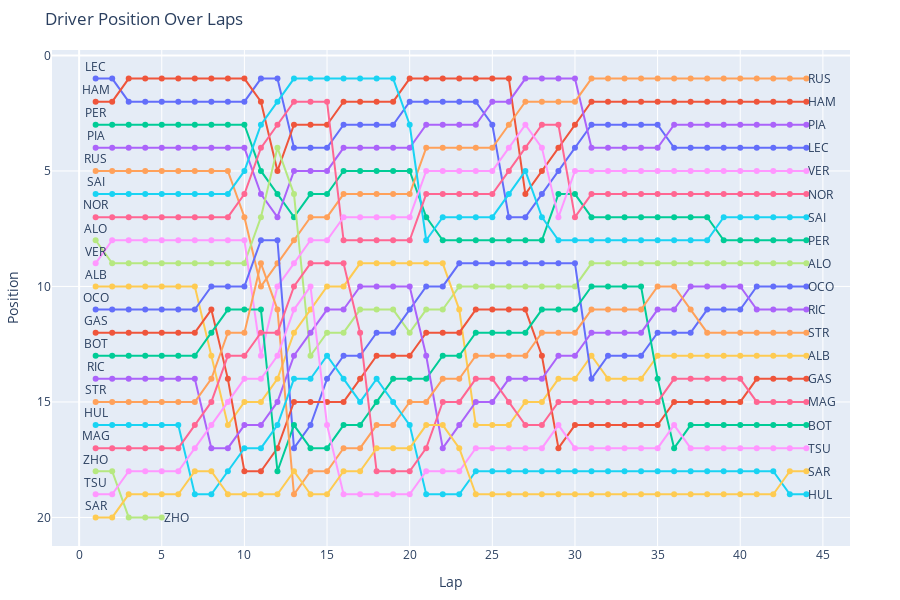

Write notebook code for a chart like this one.
### Code cell
import plotly.graph_objs as go
import pandas as pd

# Exemplo de DataFrame, substitua com o seu DataFrame
# df = pd.read_csv('seu_arquivo.csv')

# Lista para armazenar as traces de cada piloto
traces = []

# Iterando sobre cada piloto para criar as linhas do gráfico
for code in dfUltCorrida['code'].unique():
    piloto_data = dfUltCorrida[dfUltCorrida['code'] == code]
    
    # Criando a linha do piloto
    trace = go.Scatter(
        x=piloto_data['lap'],
        y=piloto_data['position'],
        mode='lines+markers+text',
        name=code,
        text=[code if i == 0 else '' for i in range(len(piloto_data))],  # Rótulo no início
        textposition='top center',
        textfont=dict(size=12),
        hoverinfo='x+y+text'
    )
    traces.append(trace)

# Configurações do layout
layout = go.Layout(
    title='Driver Position Over Laps',
    xaxis=dict(title='Lap'),
    yaxis=dict(title='Position', autorange='reversed'),  # Inverter eixo Y
    showlegend=False,  # Ocultar legenda
    height=600,  # Aumentar o tamanho do gráfico
    width=900,
    margin=dict(l=50, r=50, t=50, b=50),
)

# Criando a figura
fig = go.Figure(data=traces, layout=layout)

# Adicionando rótulos no lado direito
for code in dfUltCorrida['code'].unique():
    piloto_data = dfUltCorrida[dfUltCorrida['code'] == code]
    fig.add_annotation(
        x=piloto_data['lap'].iloc[-1],
        y=piloto_data['position'].iloc[-1],
        text=code,
        showarrow=False,
        xanchor='left',
        yanchor='middle',
        font=dict(size=12),
    )

# Exibindo o gráfico
fig.show()

### Figure 1 — Plotly figure (JSON) as saved in the notebook; plotly's stock layout.template omitted (floating-point values rounded to 4 significant figures)
{"data": [{"hoverinfo": "x+y+text", "mode": "lines+markers+text", "name": "LEC", "text": ["LEC", "", "", "", "", "", "", "", "", "", "", "", "", "", "", "", "", "", "", "", "", "", "", "", "", "", "", "", "", "", "", "", "", "", "", "", "", "", "", "", "", "", "", ""], "textfont": {"size": 12}, "textposition": "top center", "type": "scatter", "x": [1, 2, 3, 4, 5, 6, 7, 8, 9, 10, 11, 12, 13, 14, 15, 16, 17, 18, 19, 20, 21, 22, 23, 24, 25, 26, 27, 28, 29, 30, 31, 32, 33, 34, 35, 36, 37, 38, 39, 40, 41, 42, 43, 44], "y": [1, 1, 2, 2, 2, 2, 2, 2, 2, 2, 1, 1, 4, 4, 4, 3, 3, 3, 3, 2, 2, 2, 2, 2, 3, 7, 7, 6, 5, 4, 3, 3, 3, 3, 3, 4, 4, 4, 4, 4, 4, 4, 4, 4]}, {"hoverinfo": "x+y+text", "mode": "lines+markers+text", "name": "HAM", "text": ["HAM", "", "", "", "", "", "", "", "", "", "", "", "", "", "", "", "", "", "", "", "", "", "", "", "", "", "", "", "", "", "", "", "", "", "", "", "", "", "", "", "", "", "", ""], "textfont": {"size": 12}, "textposition": "top center", "type": "scatter", "x": [1, 2, 3, 4, 5, 6, 7, 8, 9, 10, 11, 12, 13, 14, 15, 16, 17, 18, 19, 20, 21, 22, 23, 24, 25, 26, 27, 28, 29, 30, 31, 32, 33, 34, 35, 36, 37, 38, 39, 40, 41, 42, 43, 44], "y": [2, 2, 1, 1, 1, 1, 1, 1, 1, 1, 2, 5, 3, 3, 3, 2, 2, 2, 2, 1, 1, 1, 1, 1, 1, 1, 6, 5, 4, 3, 2, 2, 2, 2, 2, 2, 2, 2, 2, 2, 2, 2, 2, 2]}, {"hoverinfo": "x+y+text", "mode": "lines+markers+text", "name": "PER", "text": ["PER", "", "", "", "", "", "", "", "", "", "", "", "", "", "", "", "", "", "", "", "", "", "", "", "", "", "", "", "", "", "", "", "", "", "", "", "", "", "", "", "", "", "", ""], "textfont": {"size": 12}, "textposition": "top center", "type": "scatter", "x": [1, 2, 3, 4, 5, 6, 7, 8, 9, 10, 11, 12, 13, 14, 15, 16, 17, 18, 19, 20, 21, 22, 23, 24, 25, 26, 27, 28, 29, 30, 31, 32, 33, 34, 35, 36, 37, 38, 39, 40, 41, 42, 43, 44], "y": [3, 3, 3, 3, 3, 3, 3, 3, 3, 3, 5, 6, 7, 6, 6, 5, 5, 5, 5, 5, 7, 8, 8, 8, 8, 8, 8, 8, 6, 6, 7, 7, 7, 7, 7, 7, 7, 7, 8, 8, 8, 8, 8, 8]}, {"hoverinfo": "x+y+text", "mode": "lines+markers+text", "name": "PIA", "text": ["PIA", "", "", "", "", "", "", "", "", "", "", "", "", "", "", "", "", "", "", "", "", "", "", "", "", "", "", "", "", "", "", "", "", "", "", "", "", "", "", "", "", "", "", ""], "textfont": {"size": 12}, "textposition": "top center", "type": "scatter", "x": [1, 2, 3, 4, 5, 6, 7, 8, 9, 10, 11, 12, 13, 14, 15, 16, 17, 18, 19, 20, 21, 22, 23, 24, 25, 26, 27, 28, 29, 30, 31, 32, 33, 34, 35, 36, 37, 38, 39, 40, 41, 42, 43, 44], "y": [4, 4, 4, 4, 4, 4, 4, 4, 4, 4, 6, 7, 5, 5, 5, 4, 4, 4, 4, 4, 3, 3, 3, 3, 2, 2, 1, 1, 1, 1, 4, 4, 4, 4, 4, 3, 3, 3, 3, 3, 3, 3, 3, 3]}, {"hoverinfo": "x+y+text", "mode": "lines+markers+text", "name": "RUS", "text": ["RUS", "", "", "", "", "", "", "", "", "", "", "", "", "", "", "", "", "", "", "", "", "", "", "", "", "", "", "", "", "", "", "", "", "", "", "", "", "", "", "", "", "", "", ""], "textfont": {"size": 12}, "textposition": "top center", "type": "scatter", "x": [1, 2, 3, 4, 5, 6, 7, 8, 9, 10, 11, 12, 13, 14, 15, 16, 17, 18, 19, 20, 21, 22, 23, 24, 25, 26, 27, 28, 29, 30, 31, 32, 33, 34, 35, 36, 37, 38, 39, 40, 41, 42, 43, 44], "y": [5, 5, 5, 5, 5, 5, 5, 5, 5, 7, 10, 9, 8, 7, 7, 6, 6, 6, 6, 6, 4, 4, 4, 4, 4, 3, 2, 2, 2, 2, 1, 1, 1, 1, 1, 1, 1, 1, 1, 1, 1, 1, 1, 1]}, {"hoverinfo": "x+y+text", "mode": "lines+markers+text", "name": "SAI", "text": ["SAI", "", "", "", "", "", "", "", "", "", "", "", "", "", "", "", "", "", "", "", "", "", "", "", "", "", "", "", "", "", "", "", "", "", "", "", "", "", "", "", "", "", "", ""], "textfont": {"size": 12}, "textposition": "top center", "type": "scatter", "x": [1, 2, 3, 4, 5, 6, 7, 8, 9, 10, 11, 12, 13, 14, 15, 16, 17, 18, 19, 20, 21, 22, 23, 24, 25, 26, 27, 28, 29, 30, 31, 32, 33, 34, 35, 36, 37, 38, 39, 40, 41, 42, 43, 44], "y": [6, 6, 6, 6, 6, 6, 6, 6, 6, 5, 3, 2, 1, 1, 1, 1, 1, 1, 1, 3, 8, 7, 7, 7, 7, 6, 5, 7, 8, 8, 8, 8, 8, 8, 8, 8, 8, 8, 7, 7, 7, 7, 7, 7]}, {"hoverinfo": "x+y+text", "mode": "lines+markers+text", "name": "NOR", "text": ["NOR", "", "", "", "", "", "", "", "", "", "", "", "", "", "", "", "", "", "", "", "", "", "", "", "", "", "", "", "", "", "", "", "", "", "", "", "", "", "", "", "", "", "", ""], "textfont": {"size": 12}, "textposition": "top center", "type": "scatter", "x": [1, 2, 3, 4, 5, 6, 7, 8, 9, 10, 11, 12, 13, 14, 15, 16, 17, 18, 19, 20, 21, 22, 23, 24, 25, 26, 27, 28, 29, 30, 31, 32, 33, 34, 35, 36, 37, 38, 39, 40, 41, 42, 43, 44], "y": [7, 7, 7, 7, 7, 7, 7, 7, 7, 6, 4, 3, 2, 2, 2, 8, 8, 8, 8, 8, 6, 6, 6, 6, 6, 5, 4, 3, 3, 7, 6, 6, 6, 6, 6, 6, 6, 6, 6, 6, 6, 6, 6, 6]}, {"hoverinfo": "x+y+text", "mode": "lines+markers+text", "name": "ALO", "text": ["ALO", "", "", "", "", "", "", "", "", "", "", "", "", "", "", "", "", "", "", "", "", "", "", "", "", "", "", "", "", "", "", "", "", "", "", "", "", "", "", "", "", "", "", ""], "textfont": {"size": 12}, "textposition": "top center", "type": "scatter", "x": [1, 2, 3, 4, 5, 6, 7, 8, 9, 10, 11, 12, 13, 14, 15, 16, 17, 18, 19, 20, 21, 22, 23, 24, 25, 26, 27, 28, 29, 30, 31, 32, 33, 34, 35, 36, 37, 38, 39, 40, 41, 42, 43, 44], "y": [8, 9, 9, 9, 9, 9, 9, 9, 9, 9, 7, 4, 6, 13, 12, 12, 11, 11, 11, 12, 11, 11, 10, 10, 10, 10, 10, 10, 10, 10, 9, 9, 9, 9, 9, 9, 9, 9, 9, 9, 9, 9, 9, 9]}, {"hoverinfo": "x+y+text", "mode": "lines+markers+text", "name": "VER", "text": ["VER", "", "", "", "", "", "", "", "", "", "", "", "", "", "", "", "", "", "", "", "", "", "", "", "", "", "", "", "", "", "", "", "", "", "", "", "", "", "", "", "", "", "", ""], "textfont": {"size": 12}, "textposition": "top center", "type": "scatter", "x": [1, 2, 3, 4, 5, 6, 7, 8, 9, 10, 11, 12, 13, 14, 15, 16, 17, 18, 19, 20, 21, 22, 23, 24, 25, 26, 27, 28, 29, 30, 31, 32, 33, 34, 35, 36, 37, 38, 39, 40, 41, 42, 43, 44], "y": [9, 8, 8, 8, 8, 8, 8, 8, 8, 8, 13, 10, 9, 8, 8, 7, 7, 7, 7, 7, 5, 5, 5, 5, 5, 4, 3, 4, 7, 5, 5, 5, 5, 5, 5, 5, 5, 5, 5, 5, 5, 5, 5, 5]}, {"hoverinfo": "x+y+text", "mode": "lines+markers+text", "name": "ALB", "text": ["ALB", "", "", "", "", "", "", "", "", "", "", "", "", "", "", "", "", "", "", "", "", "", "", "", "", "", "", "", "", "", "", "", "", "", "", "", "", "", "", "", "", "", "", ""], "textfont": {"size": 12}, "textposition": "top center", "type": "scatter", "x": [1, 2, 3, 4, 5, 6, 7, 8, 9, 10, 11, 12, 13, 14, 15, 16, 17, 18, 19, 20, 21, 22, 23, 24, 25, 26, 27, 28, 29, 30, 31, 32, 33, 34, 35, 36, 37, 38, 39, 40, 41, 42, 43, 44], "y": [10, 10, 10, 10, 10, 10, 10, 13, 16, 15, 15, 14, 12, 11, 10, 10, 9, 9, 9, 9, 9, 9, 11, 16, 16, 16, 15, 15, 14, 14, 13, 14, 14, 14, 13, 13, 13, 13, 13, 13, 13, 13, 13, 13]}, {"hoverinfo": "x+y+text", "mode": "lines+markers+text", "name": "OCO", "text": ["OCO", "", "", "", "", "", "", "", "", "", "", "", "", "", "", "", "", "", "", "", "", "", "", "", "", "", "", "", "", "", "", "", "", "", "", "", "", "", "", "", "", "", "", ""], "textfont": {"size": 12}, "textposition": "top center", "type": "scatter", "x": [1, 2, 3, 4, 5, 6, 7, 8, 9, 10, 11, 12, 13, 14, 15, 16, 17, 18, 19, 20, 21, 22, 23, 24, 25, 26, 27, 28, 29, 30, 31, 32, 33, 34, 35, 36, 37, 38, 39, 40, 41, 42, 43, 44], "y": [11, 11, 11, 11, 11, 11, 11, 10, 10, 10, 8, 8, 17, 16, 14, 13, 13, 12, 12, 11, 10, 10, 9, 9, 9, 9, 9, 9, 9, 9, 14, 13, 13, 13, 12, 12, 12, 11, 11, 11, 10, 10, 10, 10]}, {"hoverinfo": "x+y+text", "mode": "lines+markers+text", "name": "GAS", "text": ["GAS", "", "", "", "", "", "", "", "", "", "", "", "", "", "", "", "", "", "", "", "", "", "", "", "", "", "", "", "", "", "", "", "", "", "", "", "", "", "", "", "", "", "", ""], "textfont": {"size": 12}, "textposition": "top center", "type": "scatter", "x": [1, 2, 3, 4, 5, 6, 7, 8, 9, 10, 11, 12, 13, 14, 15, 16, 17, 18, 19, 20, 21, 22, 23, 24, 25, 26, 27, 28, 29, 30, 31, 32, 33, 34, 35, 36, 37, 38, 39, 40, 41, 42, 43, 44], "y": [12, 12, 12, 12, 12, 12, 12, 11, 14, 18, 18, 17, 15, 15, 15, 15, 14, 13, 13, 13, 12, 12, 12, 11, 11, 11, 11, 13, 17, 16, 16, 16, 16, 16, 16, 15, 15, 15, 15, 15, 14, 14, 14, 14]}, {"hoverinfo": "x+y+text", "mode": "lines+markers+text", "name": "BOT", "text": ["BOT", "", "", "", "", "", "", "", "", "", "", "", "", "", "", "", "", "", "", "", "", "", "", "", "", "", "", "", "", "", "", "", "", "", "", "", "", "", "", "", "", "", "", ""], "textfont": {"size": 12}, "textposition": "top center", "type": "scatter", "x": [1, 2, 3, 4, 5, 6, 7, 8, 9, 10, 11, 12, 13, 14, 15, 16, 17, 18, 19, 20, 21, 22, 23, 24, 25, 26, 27, 28, 29, 30, 31, 32, 33, 34, 35, 36, 37, 38, 39, 40, 41, 42, 43, 44], "y": [13, 13, 13, 13, 13, 13, 13, 12, 11, 11, 11, 18, 16, 17, 17, 16, 16, 15, 14, 14, 14, 13, 13, 12, 12, 12, 12, 11, 11, 11, 10, 10, 10, 10, 14, 17, 16, 16, 16, 16, 16, 16, 16, 16]}, {"hoverinfo": "x+y+text", "mode": "lines+markers+text", "name": "RIC", "text": ["RIC", "", "", "", "", "", "", "", "", "", "", "", "", "", "", "", "", "", "", "", "", "", "", "", "", "", "", "", "", "", "", "", "", "", "", "", "", "", "", "", "", "", "", ""], "textfont": {"size": 12}, "textposition": "top center", "type": "scatter", "x": [1, 2, 3, 4, 5, 6, 7, 8, 9, 10, 11, 12, 13, 14, 15, 16, 17, 18, 19, 20, 21, 22, 23, 24, 25, 26, 27, 28, 29, 30, 31, 32, 33, 34, 35, 36, 37, 38, 39, 40, 41, 42, 43, 44], "y": [14, 14, 14, 14, 14, 14, 14, 17, 17, 16, 16, 15, 13, 12, 11, 11, 10, 10, 10, 10, 13, 17, 16, 15, 15, 14, 14, 14, 13, 13, 12, 12, 12, 12, 11, 11, 10, 10, 10, 10, 11, 11, 11, 11]}, {"hoverinfo": "x+y+text", "mode": "lines+markers+text", "name": "STR", "text": ["STR", "", "", "", "", "", "", "", "", "", "", "", "", "", "", "", "", "", "", "", "", "", "", "", "", "", "", "", "", "", "", "", "", "", "", "", "", "", "", "", "", "", "", ""], "textfont": {"size": 12}, "textposition": "top center", "type": "scatter", "x": [1, 2, 3, 4, 5, 6, 7, 8, 9, 10, 11, 12, 13, 14, 15, 16, 17, 18, 19, 20, 21, 22, 23, 24, 25, 26, 27, 28, 29, 30, 31, 32, 33, 34, 35, 36, 37, 38, 39, 40, 41, 42, 43, 44], "y": [15, 15, 15, 15, 15, 15, 15, 14, 12, 12, 9, 11, 19, 18, 18, 17, 17, 16, 16, 15, 15, 14, 14, 13, 13, 13, 13, 12, 12, 12, 11, 11, 11, 11, 10, 10, 11, 12, 12, 12, 12, 12, 12, 12]}, {"hoverinfo": "x+y+text", "mode": "lines+markers+text", "name": "HUL", "text": ["HUL", "", "", "", "", "", "", "", "", "", "", "", "", "", "", "", "", "", "", "", "", "", "", "", "", "", "", "", "", "", "", "", "", "", "", "", "", "", "", "", "", "", "", ""], "textfont": {"size": 12}, "textposition": "top center", "type": "scatter", "x": [1, 2, 3, 4, 5, 6, 7, 8, 9, 10, 11, 12, 13, 14, 15, 16, 17, 18, 19, 20, 21, 22, 23, 24, 25, 26, 27, 28, 29, 30, 31, 32, 33, 34, 35, 36, 37, 38, 39, 40, 41, 42, 43, 44], "y": [16, 16, 16, 16, 16, 16, 19, 19, 18, 17, 17, 16, 14, 14, 13, 14, 15, 14, 15, 16, 19, 19, 19, 18, 18, 18, 18, 18, 18, 18, 18, 18, 18, 18, 18, 18, 18, 18, 18, 18, 18, 18, 19, 19]}, {"hoverinfo": "x+y+text", "mode": "lines+markers+text", "name": "MAG", "text": ["MAG", "", "", "", "", "", "", "", "", "", "", "", "", "", "", "", "", "", "", "", "", "", "", "", "", "", "", "", "", "", "", "", "", "", "", "", "", "", "", "", "", "", "", ""], "textfont": {"size": 12}, "textposition": "top center", "type": "scatter", "x": [1, 2, 3, 4, 5, 6, 7, 8, 9, 10, 11, 12, 13, 14, 15, 16, 17, 18, 19, 20, 21, 22, 23, 24, 25, 26, 27, 28, 29, 30, 31, 32, 33, 34, 35, 36, 37, 38, 39, 40, 41, 42, 43, 44], "y": [17, 17, 17, 17, 17, 17, 16, 15, 13, 13, 12, 12, 10, 9, 9, 9, 12, 18, 18, 18, 17, 15, 15, 14, 14, 15, 16, 16, 15, 15, 15, 15, 15, 15, 15, 14, 14, 14, 14, 14, 15, 15, 15, 15]}, {"hoverinfo": "x+y+text", "mode": "lines+markers+text", "name": "ZHO", "text": ["ZHO", "", "", "", ""], "textfont": {"size": 12}, "textposition": "top center", "type": "scatter", "x": [1, 2, 3, 4, 5], "y": [18, 18, 20, 20, 20]}, {"hoverinfo": "x+y+text", "mode": "lines+markers+text", "name": "TSU", "text": ["TSU", "", "", "", "", "", "", "", "", "", "", "", "", "", "", "", "", "", "", "", "", "", "", "", "", "", "", "", "", "", "", "", "", "", "", "", "", "", "", "", "", "", "", ""], "textfont": {"size": 12}, "textposition": "top center", "type": "scatter", "x": [1, 2, 3, 4, 5, 6, 7, 8, 9, 10, 11, 12, 13, 14, 15, 16, 17, 18, 19, 20, 21, 22, 23, 24, 25, 26, 27, 28, 29, 30, 31, 32, 33, 34, 35, 36, 37, 38, 39, 40, 41, 42, 43, 44], "y": [19, 19, 18, 18, 18, 18, 17, 16, 15, 14, 14, 13, 11, 10, 16, 19, 19, 19, 19, 19, 18, 18, 18, 17, 17, 17, 17, 17, 16, 17, 17, 17, 17, 17, 17, 16, 17, 17, 17, 17, 17, 17, 17, 17]}, {"hoverinfo": "x+y+text", "mode": "lines+markers+text", "name": "SAR", "text": ["SAR", "", "", "", "", "", "", "", "", "", "", "", "", "", "", "", "", "", "", "", "", "", "", "", "", "", "", "", "", "", "", "", "", "", "", "", "", "", "", "", "", "", "", ""], "textfont": {"size": 12}, "textposition": "top center", "type": "scatter", "x": [1, 2, 3, 4, 5, 6, 7, 8, 9, 10, 11, 12, 13, 14, 15, 16, 17, 18, 19, 20, 21, 22, 23, 24, 25, 26, 27, 28, 29, 30, 31, 32, 33, 34, 35, 36, 37, 38, 39, 40, 41, 42, 43, 44], "y": [20, 20, 19, 19, 19, 19, 18, 18, 19, 19, 19, 19, 18, 19, 19, 18, 18, 17, 17, 17, 16, 16, 17, 19, 19, 19, 19, 19, 19, 19, 19, 19, 19, 19, 19, 19, 19, 19, 19, 19, 19, 19, 18, 18]}], "layout": {"annotations": [{"font": {"size": 12}, "showarrow": false, "text": "LEC", "x": 44, "xanchor": "left", "y": 4, "yanchor": "middle"}, {"font": {"size": 12}, "showarrow": false, "text": "HAM", "x": 44, "xanchor": "left", "y": 2, "yanchor": "middle"}, {"font": {"size": 12}, "showarrow": false, "text": "PER", "x": 44, "xanchor": "left", "y": 8, "yanchor": "middle"}, {"font": {"size": 12}, "showarrow": false, "text": "PIA", "x": 44, "xanchor": "left", "y": 3, "yanchor": "middle"}, {"font": {"size": 12}, "showarrow": false, "text": "RUS", "x": 44, "xanchor": "left", "y": 1, "yanchor": "middle"}, {"font": {"size": 12}, "showarrow": false, "text": "SAI", "x": 44, "xanchor": "left", "y": 7, "yanchor": "middle"}, {"font": {"size": 12}, "showarrow": false, "text": "NOR", "x": 44, "xanchor": "left", "y": 6, "yanchor": "middle"}, {"font": {"size": 12}, "showarrow": false, "text": "ALO", "x": 44, "xanchor": "left", "y": 9, "yanchor": "middle"}, {"font": {"size": 12}, "showarrow": false, "text": "VER", "x": 44, "xanchor": "left", "y": 5, "yanchor": "middle"}, {"font": {"size": 12}, "showarrow": false, "text": "ALB", "x": 44, "xanchor": "left", "y": 13, "yanchor": "middle"}, {"font": {"size": 12}, "showarrow": false, "text": "OCO", "x": 44, "xanchor": "left", "y": 10, "yanchor": "middle"}, {"font": {"size": 12}, "showarrow": false, "text": "GAS", "x": 44, "xanchor": "left", "y": 14, "yanchor": "middle"}, {"font": {"size": 12}, "showarrow": false, "text": "BOT", "x": 44, "xanchor": "left", "y": 16, "yanchor": "middle"}, {"font": {"size": 12}, "showarrow": false, "text": "RIC", "x": 44, "xanchor": "left", "y": 11, "yanchor": "middle"}, {"font": {"size": 12}, "showarrow": false, "text": "STR", "x": 44, "xanchor": "left", "y": 12, "yanchor": "middle"}, {"font": {"size": 12}, "showarrow": false, "text": "HUL", "x": 44, "xanchor": "left", "y": 19, "yanchor": "middle"}, {"font": {"size": 12}, "showarrow": false, "text": "MAG", "x": 44, "xanchor": "left", "y": 15, "yanchor": "middle"}, {"font": {"size": 12}, "showarrow": false, "text": "ZHO", "x": 5, "xanchor": "left", "y": 20, "yanchor": "middle"}, {"font": {"size": 12}, "showarrow": false, "text": "TSU", "x": 44, "xanchor": "left", "y": 17, "yanchor": "middle"}, {"font": {"size": 12}, "showarrow": false, "text": "SAR", "x": 44, "xanchor": "left", "y": 18, "yanchor": "middle"}], "height": 600, "margin": {"b": 50, "l": 50, "r": 50, "t": 50}, "showlegend": false, "title": {"text": "Driver Position Over Laps"}, "width": 900, "xaxis": {"title": {"text": "Lap"}}, "yaxis": {"autorange": "reversed", "title": {"text": "Position"}}}}
